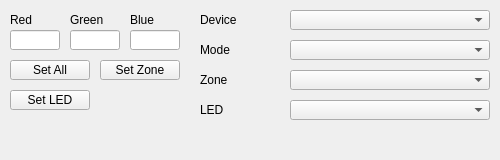
<?xml version="1.0" encoding="UTF-8"?>
<ui version="4.0">
 <class>OpenAuraSDKQtDialogUi</class>
 <widget class="QMainWindow" name="OpenAuraSDKQtDialogUi">
  <property name="geometry">
   <rect>
    <x>0</x>
    <y>0</y>
    <width>500</width>
    <height>160</height>
   </rect>
  </property>
  <property name="windowTitle">
   <string>OpenAuraSDK</string>
  </property>
  <widget class="QWidget" name="centralWidget">
   <widget class="QPushButton" name="ButtonSetAll">
    <property name="geometry">
     <rect>
      <x>10</x>
      <y>60</y>
      <width>80</width>
      <height>20</height>
     </rect>
    </property>
    <property name="text">
     <string>Set All</string>
    </property>
   </widget>
   <widget class="QPushButton" name="ButtonSetZone">
    <property name="geometry">
     <rect>
      <x>100</x>
      <y>60</y>
      <width>80</width>
      <height>20</height>
     </rect>
    </property>
    <property name="text">
     <string>Set Zone</string>
    </property>
   </widget>
   <widget class="QLineEdit" name="EditLED0R">
    <property name="geometry">
     <rect>
      <x>10</x>
      <y>30</y>
      <width>50</width>
      <height>20</height>
     </rect>
    </property>
   </widget>
   <widget class="QLineEdit" name="EditLED0G">
    <property name="geometry">
     <rect>
      <x>70</x>
      <y>30</y>
      <width>50</width>
      <height>20</height>
     </rect>
    </property>
   </widget>
   <widget class="QLineEdit" name="EditLED0B">
    <property name="geometry">
     <rect>
      <x>130</x>
      <y>30</y>
      <width>50</width>
      <height>20</height>
     </rect>
    </property>
   </widget>
   <widget class="QLabel" name="LabelRed">
    <property name="geometry">
     <rect>
      <x>10</x>
      <y>10</y>
      <width>50</width>
      <height>20</height>
     </rect>
    </property>
    <property name="text">
     <string>Red</string>
    </property>
   </widget>
   <widget class="QLabel" name="LabelGreen">
    <property name="geometry">
     <rect>
      <x>70</x>
      <y>10</y>
      <width>50</width>
      <height>20</height>
     </rect>
    </property>
    <property name="text">
     <string>Green</string>
    </property>
   </widget>
   <widget class="QLabel" name="LabelBlue">
    <property name="geometry">
     <rect>
      <x>130</x>
      <y>10</y>
      <width>50</width>
      <height>20</height>
     </rect>
    </property>
    <property name="text">
     <string>Blue</string>
    </property>
   </widget>
   <widget class="QComboBox" name="ComboDevices">
    <property name="geometry">
     <rect>
      <x>290</x>
      <y>10</y>
      <width>200</width>
      <height>20</height>
     </rect>
    </property>
   </widget>
   <widget class="QLabel" name="LabelAuraDevice">
    <property name="geometry">
     <rect>
      <x>200</x>
      <y>10</y>
      <width>90</width>
      <height>20</height>
     </rect>
    </property>
    <property name="text">
     <string>Device</string>
    </property>
   </widget>
   <widget class="QComboBox" name="ComboModes">
    <property name="geometry">
     <rect>
      <x>290</x>
      <y>40</y>
      <width>200</width>
      <height>20</height>
     </rect>
    </property>
   </widget>
   <widget class="QLabel" name="LabelMode">
    <property name="geometry">
     <rect>
      <x>200</x>
      <y>40</y>
      <width>90</width>
      <height>20</height>
     </rect>
    </property>
    <property name="text">
     <string>Mode</string>
    </property>
   </widget>
   <widget class="QComboBox" name="ComboZones">
    <property name="geometry">
     <rect>
      <x>290</x>
      <y>70</y>
      <width>200</width>
      <height>20</height>
     </rect>
    </property>
   </widget>
   <widget class="QLabel" name="LabelZone">
    <property name="geometry">
     <rect>
      <x>200</x>
      <y>70</y>
      <width>90</width>
      <height>20</height>
     </rect>
    </property>
    <property name="text">
     <string>Zone</string>
    </property>
   </widget>
   <widget class="QComboBox" name="ComboLEDs">
    <property name="geometry">
     <rect>
      <x>290</x>
      <y>100</y>
      <width>200</width>
      <height>20</height>
     </rect>
    </property>
   </widget>
   <widget class="QLabel" name="LabelLED">
    <property name="geometry">
     <rect>
      <x>200</x>
      <y>100</y>
      <width>90</width>
      <height>20</height>
     </rect>
    </property>
    <property name="text">
     <string>LED</string>
    </property>
   </widget>
   <widget class="QPushButton" name="ButtonSetLED">
    <property name="geometry">
     <rect>
      <x>10</x>
      <y>90</y>
      <width>80</width>
      <height>20</height>
     </rect>
    </property>
    <property name="text">
     <string>Set LED</string>
    </property>
   </widget>
  </widget>
 </widget>
 <resources/>
 <connections/>
</ui>
